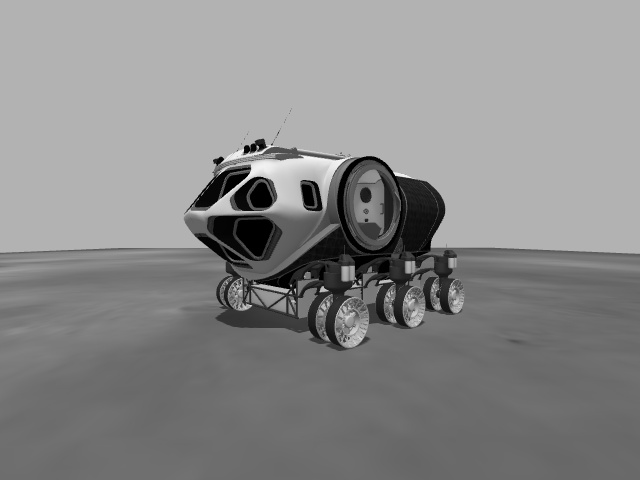
#> input picture ubuntu/gra_left.jpg, 640 x 480 px
$ python sobel.py   (older library calls are emulated)
#> lines starting #> are read from the running program, lines starting #| are printed output that depends on the picture
from scipy import ndimage, misc

left = misc.imread("gra_left.jpg", mode='L')
#> left is the input picture: shape (480, 640); min 0, max 248, mean 137.2
right = misc.imread("gra_right.jpg", mode='L')
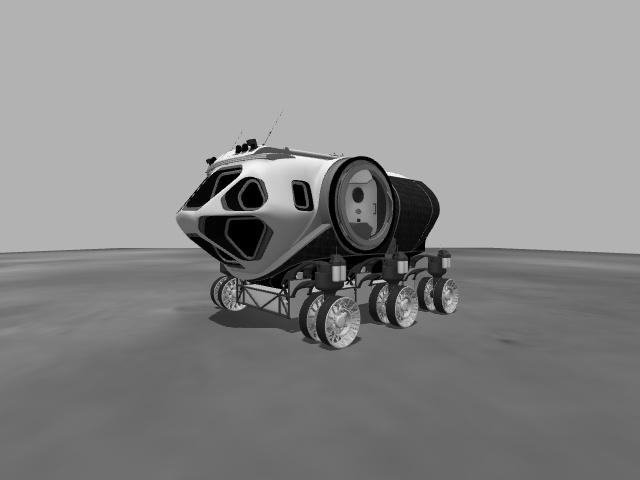
#> input picture ubuntu/gra_right.jpg, 640 x 480 px
#> right is the input picture: shape (480, 640); min 0, max 251, mean 137.1

left = ndimage.sobel(left, axis=1)
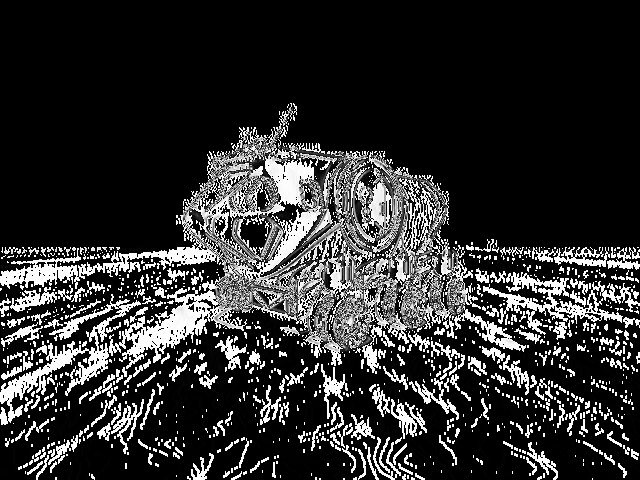
#> left: shape (480, 640); min 0, max 255, mean 47.7
right = ndimage.sobel(right, axis=1)
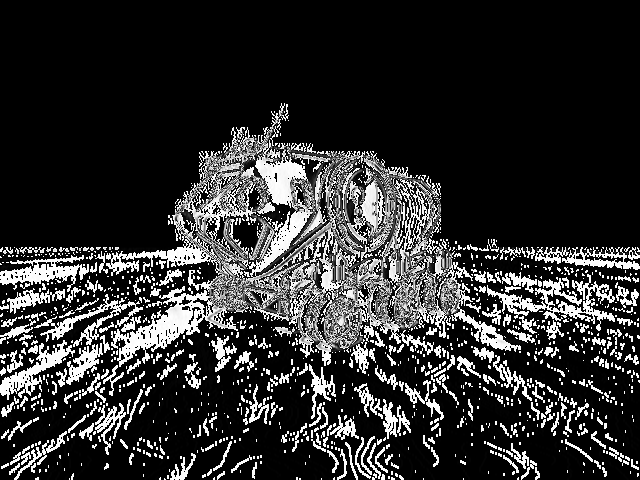
#> right: shape (480, 640); min 0, max 255, mean 47.5

misc.imsave("sobel_left.jpg", left)
misc.imsave("sobel_right.jpg", right)
